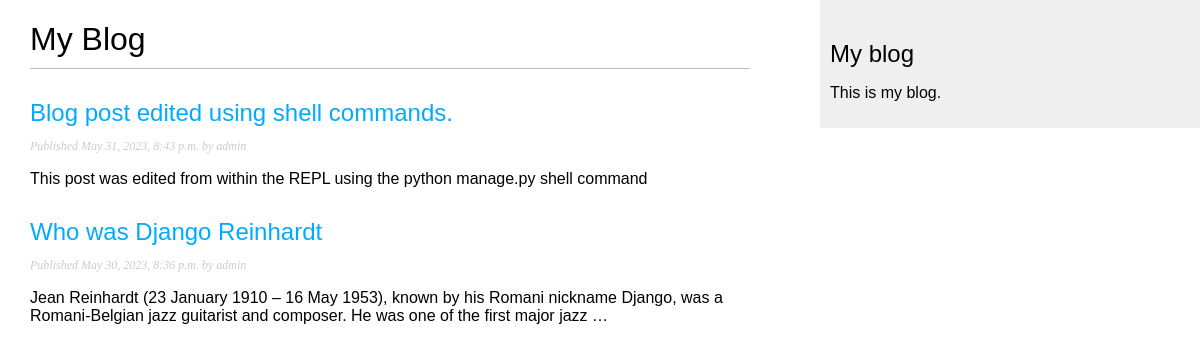
/blog/, run on an earlier commit of the app's database.
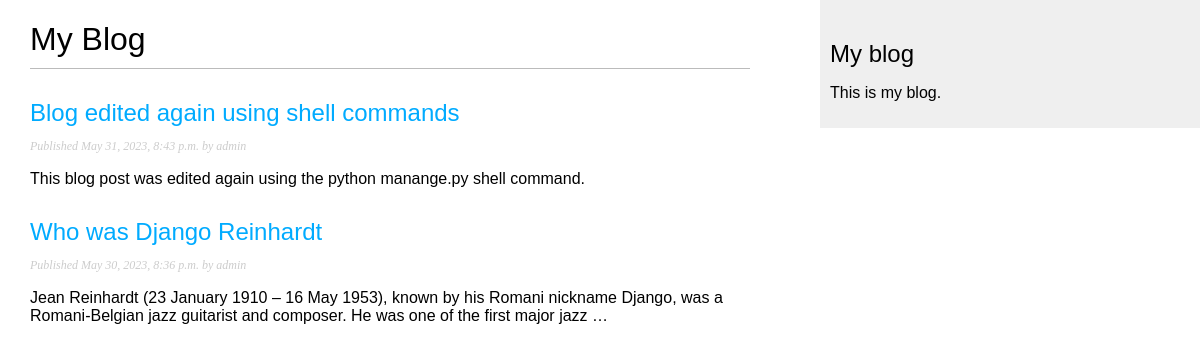
And on a later commit of the database.
### blog/models.py (models this page shows, shortened)
class Post(models.Model):
    class Status(models.TextChoices):
        DRAFT = 'DF', 'Draft'
        PUBLISHED = 'PB', 'Published'
    title = models.CharField(max_length=250)
    slug = models.SlugField(max_length=250, unique_for_date='publish')
    author = models.ForeignKey(
        User,
        on_delete=models.CASCADE,
        related_name='blog_posts'
    )
    body = models.TextField()
    publish = models.DateTimeField(default=timezone.now)
    created = models.DateTimeField(auto_now_add=True)
    updated = models.DateTimeField(auto_now=True)
    status = models.CharField(
        max_length=2,
        choices=Status.choices,
        default=Status.DRAFT
    )
    objects = models.Manager()  # The default manager
    published = PublishedManager()  # The custom manager
    class Meta:
        ordering = ['-publish']
        indexes = [
            models.Index(fields=['-publish'])
        ]
    def get_absolute_url(self):
        return reverse('blog:post_detail', args=[
            self.publish.year,
            self.publish.month,
            self.publish.day,
            self.slug
        ])

### blog/views.py (the view)
# urls.py: path('', views.post_list, name='post_list'),
def post_list(request):
    posts = Post.published.all()
    return render(
        request,
        'blog/post/list.html',
        {'posts': posts}
    )

### blog/models.py (called while the page is built)
    def get_queryset(self):
        return super().get_queryset().filter(status=Post.Status.PUBLISHED)

### blog/templates/blog/post/list.html (shortened to what this page needs)
{% extends "blog/base.html" %}
{% block content %}
<h1>My Blog</h1>
  {% for post in posts %}
    <h2>
      <a href="{{ post.get_absolute_url }}">
          {{ post.title }}
      </a>
    </h2>
    <p class="date">
      Published {{ post.publish }} by {{ post.author }}
    </p>
    {{ post.body|truncatewords:30|linebreaks }}
  {% endfor %}
{% endblock %}

### blog/templates/blog/base.html (shortened to what this page needs)
{% load static %}
<!DOCTYPE html>
<html>
  <head>
    <link href="{% static 'css/blog.css' %}" rel="stylesheet" />
  </head>
  <body>
    <div id="content">
      {% block content %}
      {% endblock %}
    </div>
    <div id="sidebar">
      <h2>My blog</h2>
      <p>This is my blog.</p>
    </div>
  </body>
</html>

### blog/static/css/blog.css (style rules this page uses)
body { margin: 0; padding: 0; font-family: helvetica, sans-serif; }
a { color: #00abff; text-decoration: none; }
h1 { font-weight: normal; border-bottom: 1px solid #bbb; padding: 0 0 10px 0; }
h2 { font-weight: normal; margin: 30px 0 0; }
#content { float: left; width: 60%; padding: 0 0 0 30px; }
#sidebar { float: right; width: 30%; padding: 10px; background: #efefef; height: 100%; }
p.date { color: #ccc; font-family: georgia, serif; font-size: 12px; font-style: italic; }

What changed in the data, as far as the page shows it:
changed Post: title "Blog post edited using shell commands." → "Blog edited again using shell commands"; body "This post was edited from within the REPL using the python manage.py shell command" → "This blog post was edited again using the python manange.py shell command."
